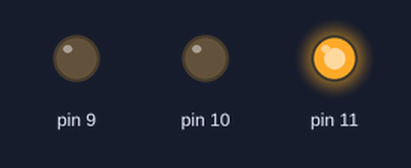
Recording of a sketch running on a simulated Arduino Uno, built with avr-gcc and run on an emulated ATmega328P. On the bench: output pins drawn as LEDs (lit = HIGH).

Above: at 0.15 s.
At 16.97 s:
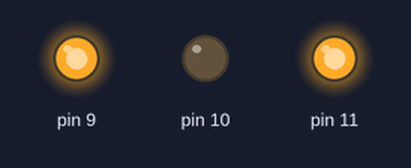
At 39.71 s:
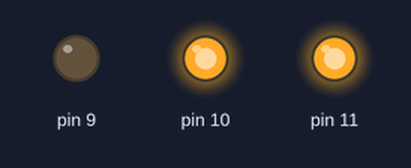
Timing chart, 0 to 40.0 s (numbered marks = the images above):
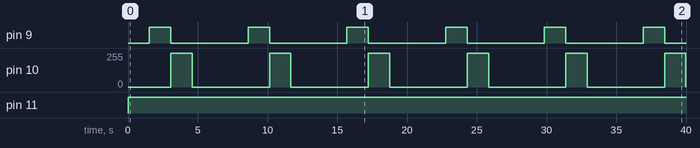

Measured:
- by itself, pin 9: alternates HIGH for 1.5 s and LOW for 5.5 s
- by itself, pin 10: repeats every 7.1 s: 0/255 5.5 s, 255/255 1.5 s
- by itself, pin 11: LOW → HIGH at 0.00 s

The sketch:

RGB-LED-Smooth-Transition.ino
```cpp
#include <avr/io.h>
#include <avr/interrupt.h>
#include <util/delay.h>

// change this value to adjust the speed of the smooth color transitions
#define PWM_DELAY_MS 6

void initPWM() {
    // Set PB1 (OC1A), PB2 (OC1B), and PB3 (OC2A) as output for PWM
    DDRB |= (1 << PB1) | (1 << PB2) | (1 << PB3);

    // Set non-inverted fast PWM mode with 8-bit resolution for Timer 1 (PB1 and PB2)
    TCCR1A |= (1 << COM1A1) | (1 << COM1B1) | (1 << WGM10);
    TCCR1B |= (1 << CS10) | (1 << WGM12);

    // Set non-inverted fast PWM mode with 8-bit resolution for Timer 2 (PB3)
    TCCR2A |= (1 << COM2A1) | (1 << WGM20);
    TCCR2B |= (1 << CS20) | (1 << WGM22);

    // Initialize the PWM values (0% duty cycle)
    OCR1A = 0;
    OCR1B = 0;
    OCR2A = 0;
}

void pwm_delay(int ms) {
    for (int i = 0; i < ms; i++) {
        _delay_ms(1);
    }
}

int main() {
    // Initialize PWM
    initPWM();

    while (1) {
        // Smooth transition from off to red (PB1)
        for (int i = 0; i <= 255; i++) {
            OCR1A = i;
            _delay_ms(PWM_DELAY_MS);
        }

        // Smooth transition from red to green (PB1 to PB2)
        for (int i = 0; i <= 255; i++) {
            OCR1A = 255 - i;
            OCR1B = i;
            _delay_ms(PWM_DELAY_MS);
        }

        // Smooth transition from green to blue (PB2 to PB3)
        for (int i = 0; i <= 255; i++) {
            OCR1B = 255 - i;
            OCR2A = i;
            _delay_ms(PWM_DELAY_MS);
        }

        // Smooth transition from blue to off (PB3)
        for (int i = 0; i <= 255; i++) {
            OCR2A = 255 - i;
            _delay_ms(PWM_DELAY_MS);
        }

        // Smooth transition from off to red (PB1)
        for (int i = 0; i <= 155; i++) {
            OCR1A = i + 100;
            _delay_ms(PWM_DELAY_MS);
        }
    }


    return 0;
}
```
